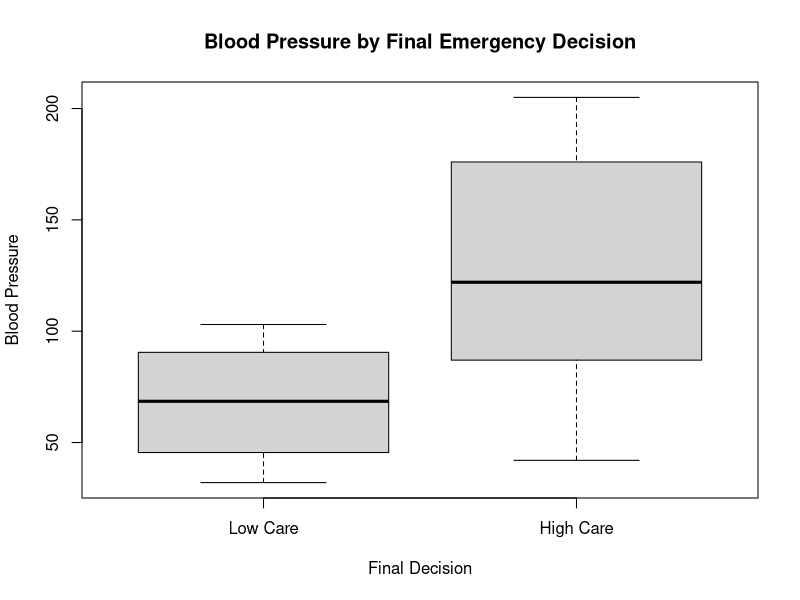
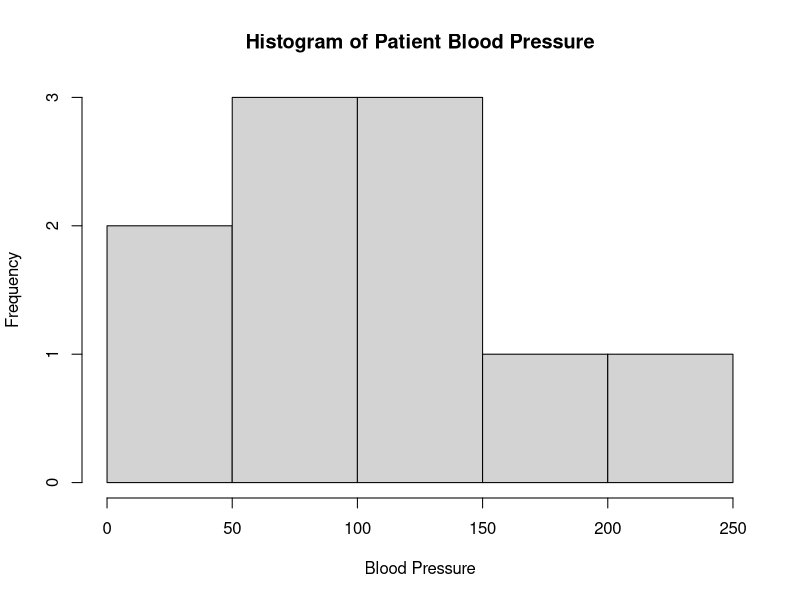

These charts were generated, in order, by the following R code:
Freq <- c(0.6, 0.3, 0.4, 0.4, 0.2, 0.6, 0.3, 0.4, 0.9, 0.2)
bloodp <- c(103, 87, 32, 42, 59, 109, 78, 205, 135, 176)
first <- c(1, 1, 1, 1, 0, 0, 0, 0, NA, 1)
second <- c(0, 0, 1, 1, 0, 0, 1, 1, 1, 1)
finaldecision <- c(0, 1, 0, 1, 0, 1, 0, 1, 1, 1)

#Side-by-Side Boxplot (Blood Pressure vs Final Decision)
boxplot(bloodp ~ finaldecision,
        names = c("Low Care", "High Care"),
        main = "Blood Pressure by Final Emergency Decision",
        ylab = "Blood Pressure",
        xlab = "Final Decision")

#Histogram (Blood Pressure Distribution)
hist(bloodp,
     main = "Histogram of Patient Blood Pressure",
     xlab = "Blood Pressure",
     col = "lightgray",
     breaks = 6)
